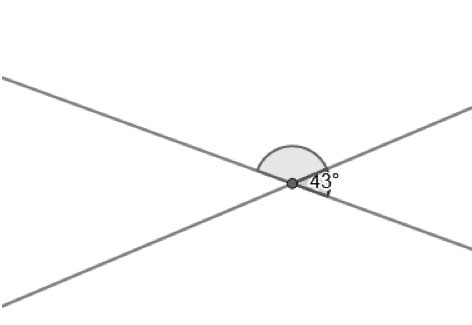
#> input picture HoughTransform/intersecting-lines.jpg, 472 x 325 px, found by its file name
$ jupyter execute HoughTransform.ipynb
#> lines starting #> are read from the running program, lines starting #| are printed output that depends on the picture; long printed decimals are rounded
<a href="https://colab.research.google.com/github/varunbommagunta/ImageProcessing/blob/main/HoughTransform/HoughTransform.ipynb" target="_parent"></a>

[cell 1]
from skimage.transform import hough_line, hough_line_peaks
from google.colab.patches import cv2_imshow
import numpy as np
import cv2
from matplotlib import pyplot as plt

[cell 2]
image = cv2.imread('/content/intersecting-lines.jpg',0)  #Read the image in Gray
#> image is the input picture: shape (325, 472); min 0, max 255, mean 251.5

[cell 3]
image = ~image #Actually the image has white bg,invert that so that we can clearly see the lines (Think of them as edges)
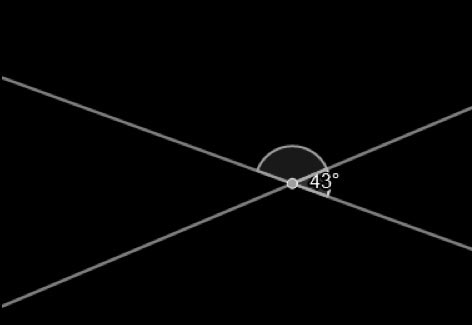
#> image: shape (325, 472); min 0, max 255, mean 3.5

[cell 4]
cv2_imshow(image)

[cell 5]
tested_angles = np.linspace(-np.pi/2,np.pi/2,180) #Create the parameter space for angles from -90 degrees to 90 degrees with step_size = 1

[cell 6]
hspace,theta,dist = hough_line(image,tested_angles) #Transforms the lines to hough space
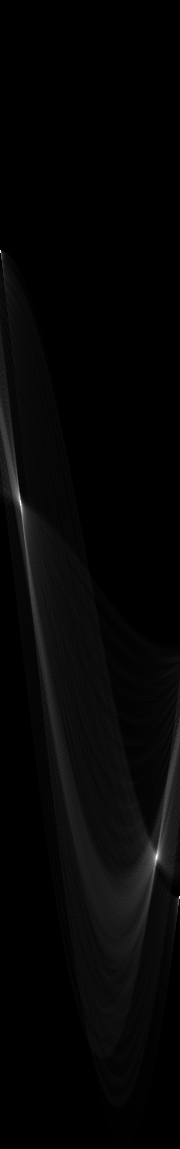
#> hspace: shape (1149, 180) uint64; min 0, max 515, mean 11.6; drawn with min black and max white
#> theta = 180 values from -1.57 to 1.57; dist = 1149 values from -574 to 574

[cell 7]
cv2_imshow(hspace)

[cell 8]
h,q,d = hough_line_peaks(hspace,theta,dist)
#> h = [515, 504, 472]; q = [1.17, -1.22, 1.57]; d = [283, -73, 323]

[cell 9]
angle_list = []

[cell 10]
fig,axes = plt.subplots(1,3,figsize = (20,10))
ax = axes.ravel()
ax[0].imshow(image, cmap='gray')
ax[0].set_title('Input image')
ax[0].set_axis_off()

ax[1].imshow(np.log(1 + hspace),
             extent=[np.rad2deg(theta[-1]), np.rad2deg(theta[0]), dist[-1], dist[0]],
             cmap='gray', aspect=1/1.5)
ax[1].set_title('Hough transform')
ax[1].set_xlabel('Angles (degrees)')
ax[1].set_ylabel('Distance (pixels)')
ax[1].axis('image')

ax[2].imshow(image, cmap='gray')

origin = np.array((0, image.shape[1]))
#> origin = [0, 472]

for _, angle, dist in zip(*hough_line_peaks(hspace, theta, dist)):
    angle_list.append(angle) #Not for plotting but later calculation of angles
    y0, y1 = (dist - origin * np.cos(angle)) / np.sin(angle)
    ax[2].plot(origin, (y0, y1), 'b')
#> this loop made 3 passes
#> (angle, dist, y0, y1) on passes 1 to 3: (1.17, 283, 307.7, 106.1), (-1.22, -73, 77.74, 250.6), (1.57, 323, 323, 323)
#> after the loop, angle_list = [1.17, -1.22, 1.57]
ax[2].set_xlim(origin)
ax[2].set_ylim((image.shape[0], 0))
ax[2].set_axis_off()
ax[2].set_title('Detected lines')

plt.tight_layout()
plt.show()
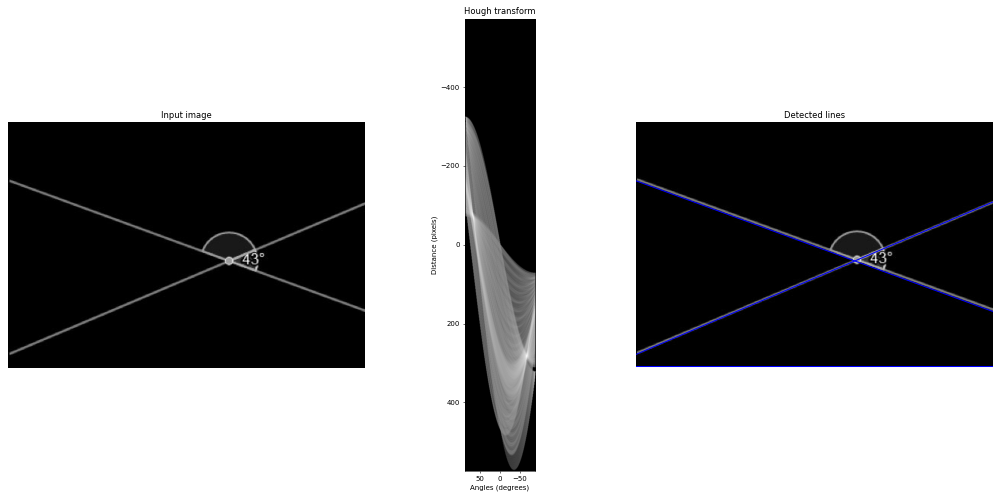
#> figure drawn by matplotlib, 3 panels

###############################################################
# Convert angles from radians to degrees (1 rad = 180/pi degrees)
angles = [a*180/np.pi for a in angle_list]
#> angles = [66.87, -69.89, 90]

# Compute difference between the two lines
angle_difference = np.max(angles) - np.min(angles)
#> angle_difference = 159.9
print(180 - angle_difference)   #Subtracting from 180 to show it as the small angle between two lines
#| 20.112
